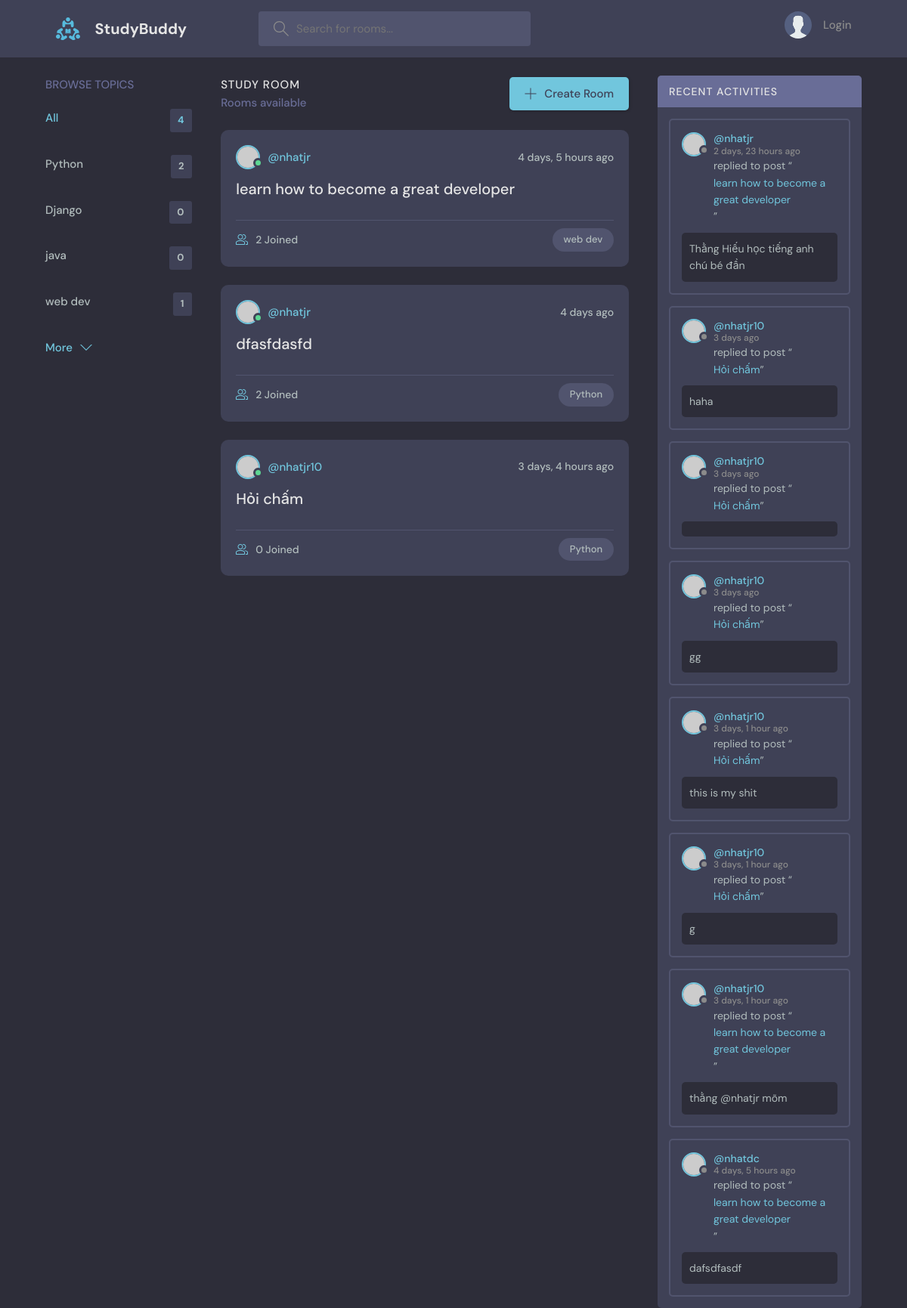
/, run on an earlier commit of the app's database.
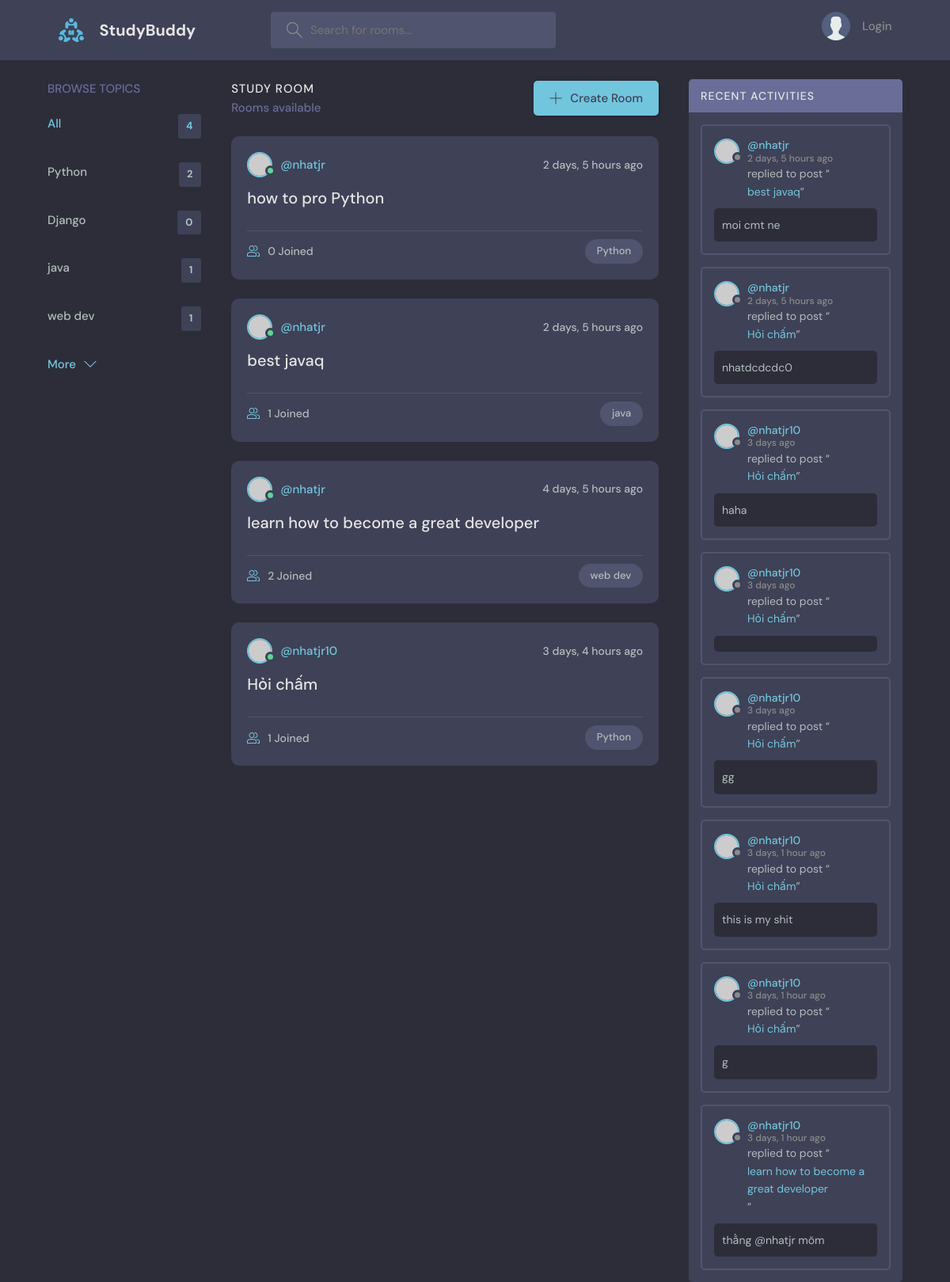
And on a later commit of the database.
### base/models.py (models this page shows, shortened)
class Topic(models.Model):
    name = models.CharField(max_length=200)

class Room(models.Model):
    host = models.ForeignKey(User, on_delete=models.SET_NULL, null = True)
    topic = models.ForeignKey(Topic, on_delete=models.SET_NULL, null = True)
    name = models.CharField(max_length=200)
    description = models.TextField(null=True, blank=True)
    participants = models.ManyToManyField(
        User,
        related_name='paticipants',
        blank=True)
    update = models.DateTimeField(auto_now=True)
    created = models.DateTimeField(auto_now_add=True)
    class Meta:
        ordering = ['-update', '-created']
    def __str__(self):
        return str(self.name)

class Message(models.Model):
    user = models.ForeignKey(User, on_delete=models.CASCADE)
    room = models.ForeignKey(Room, on_delete=models.CASCADE)
    body = models.TextField()
    update= models.DateTimeField(auto_now_add=True)
    created = models.DateTimeField(auto_now_add=True)
    class Meta:
        ordering = ['-update', '-created']

### base/views.py (the view)
# urls.py: 2. Add a URL to urlpatterns:  path('', views.home, name='home')
def home(request):
    q = request.GET.get('q') if request.GET.get('q') != None else ''
    rooms  = Room.objects.filter(
        Q(topic__name__icontains = q) |
        Q(name__icontains = q) |
        Q(description__icontains = q)
        )
    topics = Topic.objects.all()
    room_count = rooms.count()
    messages = Message.objects.all()
    context = {'rooms' : rooms, 'topics' : topics, 'room_count': room_count, 'messages' : messages}
    return render(request, 'base/home.html', context)

### base/templates/base/home.html (shortened to what this page needs)
{% extends 'main.html' %}
{% block content %}
    <main class="layout layout--3">
      <div class="container">
        {% include 'base/topics_component.html' %}
        <div class="roomList">
          <div class="roomList__header">
            <div>
              <h2>Study Room</h2>
              <p>{{roomcount}} Rooms available</p>
            </div>
            <a class="btn btn--main" href="{% url 'create-room' %}">
              <svg version="1.1" xmlns="http://www.w3.org/2000/svg" width="32" height="32" viewBox="0 0 32 32">
                <title>add</title>
                <path
                  d="M16.943 0.943h-1.885v14.115h-14.115v1.885h14.115v14.115h1.885v-14.115h14.115v-1.885h-14.115v-14.115z"
                ></path>
              </svg>
              Create Room
            </a>
          </div>
          {% include 'base/feed_component.html' %}
        </div>
        {% include 'base/activity_component.html' %}
      </div>
    </main>
{% endblock %}

### base/templates/base/topics_component.html (shortened to what this page needs)
<div class="topics">
    <div class="topics__header">
      <h2>Browse Topics</h2>
    </div>
    <ul class="topics__list">
      <li>
        <a href="{% url 'home' %}" class="active">All <span>{{topics.count}}</span></a>
      </li>
      {% for topic in topics %}
      <li>
        <a href="{% url 'home' %}?q={{topic.name}}"> {{topic.name}} <span>{{topic.room_set.all.count}}</span></a>
      </li>
      {% endfor %}
    </ul>
    <a class="btn btn--link" href="topics.html">
      More
      <svg version="1.1" xmlns="http://www.w3.org/2000/svg" width="32" height="32" viewBox="0 0 32 32">
        <title>chevron-down</title>
        <path d="M16 21l-13-13h-3l16 16 16-16h-3l-13 13z"></path>
      </svg>
    </a>
  </div>

### base/templates/base/feed_component.html (shortened to what this page needs)
{% for room in rooms %}
<div class="roomListRoom">
    <div class="roomListRoom__header">
      <a href="{% url 'user-profile' room.host.id %}" class="roomListRoom__author">
        <div class="avatar avatar--small active">
          <img src="https://randomuser.me/api/portraits/men/11.jpg" />
        </div>
        <span>@{{room.host.username}}</span>
      </a>
      <div class="roomListRoom__actions">
        <span>{{room.created|timesince}} ago</span>
      </div>
    </div>
    <div class="roomListRoom__content">
      <a href="{% url 'room' room.id %}">{{room.name}}</a>
    </div>
    <div class="roomListRoom__meta">
      <a class="roomListRoom__joined">
        {{room.participants.all.count}} Joined
      </a>
      <p class="roomListRoom__topic">{{room.topic.name}}</p>
    </div>
</div>
{% endfor %}

### base/templates/base/activity_component.html (shortened to what this page needs)
<div class="activities">
    <div class="activities__header">
      <h2>Recent Activities</h2>
    </div>
    {% for mess in messages %}
    <div class="activities__box">
      <div class="activities__boxHeader roomListRoom__header">
        <a href="{% url 'user-profile' mess.user.id %}" class="roomListRoom__author">
          <div class="avatar avatar--small">
            <img src="https://randomuser.me/api/portraits/women/11.jpg" />
          </div>
          <p>
            @{{mess.user}}
            <span>{{mess.created|timesince}} ago</span>
          </p>
        </a>
      </div>
      <div class="activities__boxContent">
        <p>replied to post “<a href="{% url 'room' mess.room.id %}">{{mess.room}}</a>”</p>
        <div class="activities__boxRoomContent">
         {{mess.body}}
        </div>
      </div>
    </div>
    {% endfor %}
</div>

What changed in the data, as far as the page shows it:
removed Room: host.username "nhatjr", created "4 days", name "dfasfdasfd", participants.all.count "2", topic.name "Python"
removed Message: user "nhatjr", created "2 days, 23 hours", room "learn how to become a great developer", body "Thằng Hiếu học tiếng anh chú bé đần"
removed Message: user "nhatdc", created "4 days, 5 hours", room "learn how to become a great developer", body "dafsdfasdf"
computed for Topic "java": room_set.all.count "0" → "1"
added Room: host.username "nhatjr", created "2 days, 5 hours", name "how to pro Python", participants.all.count "0", topic.name "Python"
added Room: host.username "nhatjr", created "2 days, 5 hours", name "best javaq", participants.all.count "1", topic.name "java"
computed for Room "Hỏi chấm": participants.all.count "0" → "1"
added Message: user "nhatjr", created "2 days, 5 hours", room "best javaq", body "moi cmt ne"
added Message: user "nhatjr", created "2 days, 5 hours", room "Hỏi chấm", body "nhatdcdcdc0"
